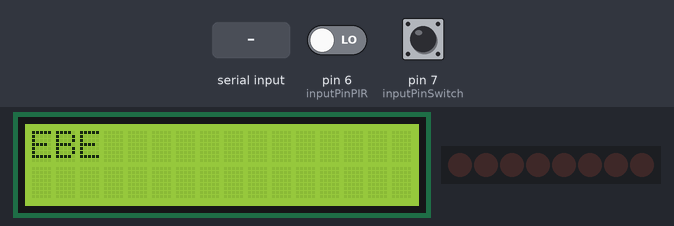
The sketch below on a simulated Arduino Uno, built with avr-gcc and run on an emulated ATmega328P. Shown: 16×2 character LCD, 8 shift-register outputs drawn as a row of LEDs (first output left, lit = HIGH). Inputs (shaded band) come from the test bench; at power-on: pin 7 (inputPinSwitch) LOW, pin 6 (inputPinPIR) LOW. What the sketch prints to the serial monitor is not drawn.

Above: at 1.1 s.
1.2 s: byte 30 received over Serial
At 2.2 s:
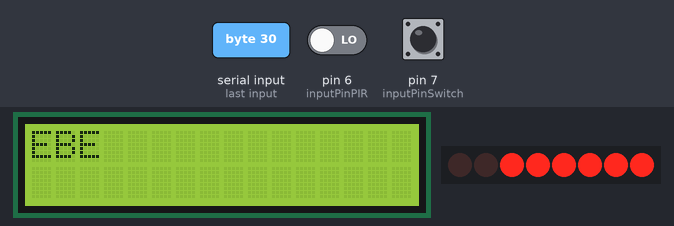
2.7 s: pin 7 (inputPinSwitch) pulled HIGH for 0.15 s
At 4.7 s:
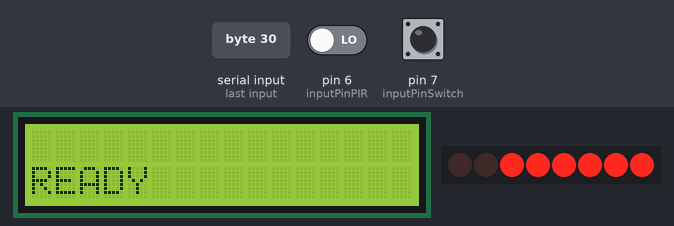
5.7 s: pin 7 (inputPinSwitch) pulled HIGH for 1 s
At 7.2 s:
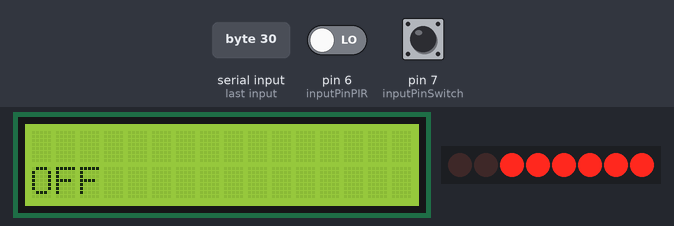
8.2 s: byte 90 received over Serial
At 9.4 s:
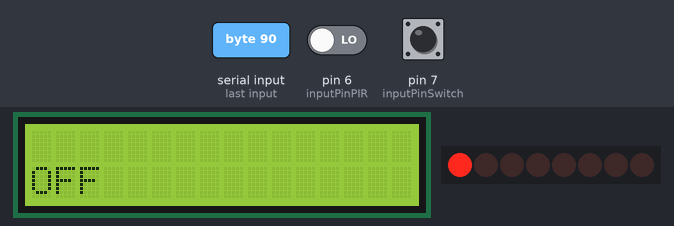
9.7 s: byte 120 received over Serial
At 10.8 s:
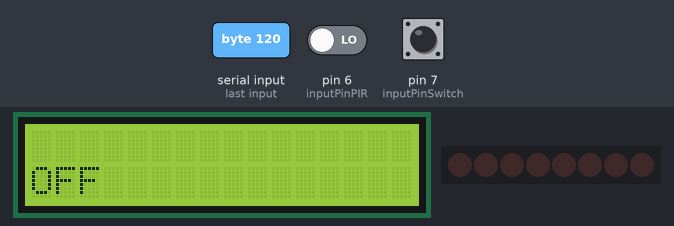
11.2 s: pin 7 (inputPinSwitch) pulled HIGH for 0.15 s
At 13.3 s:
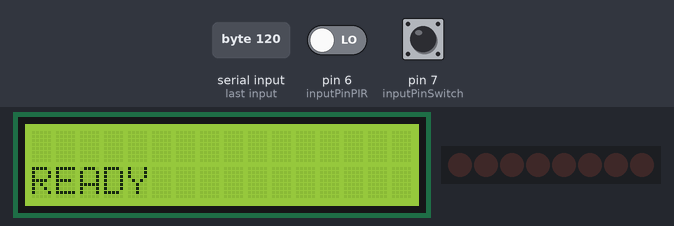
Timing chart, 0 to 14.8 s (numbered marks = the images above; inputs shaded):
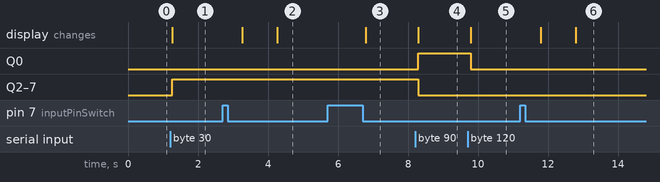

The sketch:

main.ino
```cpp
#include <LiquidCrystal.h>
#define dataPin 8
#define clockPin 9

//SWITCH
int inputPinSwitch = 7;         // the number of the input pin
int switches = LOW;      // the current state of the output pin
int readingSwitch;           // the current reading from the input pin
int previousSwitch = LOW;    // the previous reading from the input pin
// the follow variables are long's because the time, measured in miliseconds,
// will quickly become a bigger number than can be stored in an int.
long time = 0;         // the last time the output pin was toggled
long debounce = 200;   // the debounce time, increase if the output flickers

//LCD
long timeOn = 0;
long durationReady = 1000;
LiquidCrystal lcd(12, 11, 5, 4, 3, 2);

//PIR
int inputPinPIR = 6;               // choose the input pin (for PIR sensor)
int pirState = LOW;             // we start, assuming no motion detected
int readingPIR = 0;                    // variable for reading the pin status

//7-SEGMENT
int readingSegment = 0;
int waitTime;
const byte digit[10] = //seven segment digits in bits
{
    B00111111, // 0
    B00000110, // 1
    B01011011, // 2
    B01001111, // 3
    B01100110, // 4
    B01101101, // 5
    B01111101, // 6
    B00000111, // 7
    B01111111, // 8
    B01100111, // 9
};

void setup()
{
  lcd.begin(16, 2);
  lcd.print("EBE");
  pinMode(inputPinSwitch, INPUT);
  pinMode(inputPinPIR, INPUT);
  Serial.begin(9600);
  //delay per display in ms
  waitTime = 500;
  pinMode(clockPin, OUTPUT); // make the clock pin an output
  pinMode(dataPin , OUTPUT); // make the data pin an output
  establishContact();
}

void loop()
{
  readingSwitch = digitalRead(inputPinSwitch);
  readingPIR = digitalRead(inputPinPIR);  // read input value

  // if the input just went from LOW and HIGH and we've waited long enough
  // to ignore any noise on the circuit, toggle the output pin and remember
  // the time
  if (readingSwitch == LOW && previousSwitch == HIGH && millis() - time > debounce) {
    if (switches == HIGH) {
      switches = LOW;
      Serial.println("OFF");
      lcd.clear();
      lcd.setCursor(0, 1);
      lcd.print("OFF");
    } else {
      switches = HIGH;
      Serial.println("ON");
      timeOn = millis();
      lcd.clear();
      lcd.setCursor(0, 1);
      lcd.print("STARTING");
    }

    time = millis();
  }

  previousSwitch = readingSwitch;

  if (switches == HIGH && millis() - timeOn > durationReady) {
    lcd.clear();
    lcd.setCursor(0, 1);
    lcd.print("READY");
    if (readingPIR == HIGH) {            // check if the input is HIGH
      if (pirState == LOW) {
        // we have just turned on
        Serial.println("1"); //Maju
        // We only want to print on the output change, not state
        pirState = HIGH;
      }
    } else {
      if (pirState == HIGH){
        // we have just turned of
        Serial.println("0"); //Berhenti
        // We only want to print on the output change, not state
        pirState = LOW;
      }
    }
  }

  if (Serial.available()) { // If data is available to read,
    readingSegment = Serial.read(); // read it and store it in
  }
  shiftOut(dataPin, clockPin, MSBFIRST, digit[readingSegment]);
  delay(waitTime);
}

void establishContact() {
  while (Serial.available() <= 0) {
  Serial.println("A");   // send a capital A
  delay(300);
  }
}
```

Measured:
- after the input at 1.2 s, Q2–7: LOW → HIGH after 0.06 s; the display: changes after 0.06 s (image 1)
- after the input at 2.7 s, the display: first changes after 0.57 s (image 2 shows a later state)
- after the input at 5.7 s, the display: changes after 1.1 s (image 3)
- after the input at 8.2 s, Q0: LOW → HIGH after 0.09 s; Q2–7: HIGH → LOW after 0.09 s; the display: changes after 0.09 s (image 4)
- after the input at 9.7 s, Q0: HIGH → LOW after 0.09 s; the display: changes after 0.09 s (image 5)
- after the input at 11.2 s, the display: first changes after 0.59 s (image 6 shows a later state)
